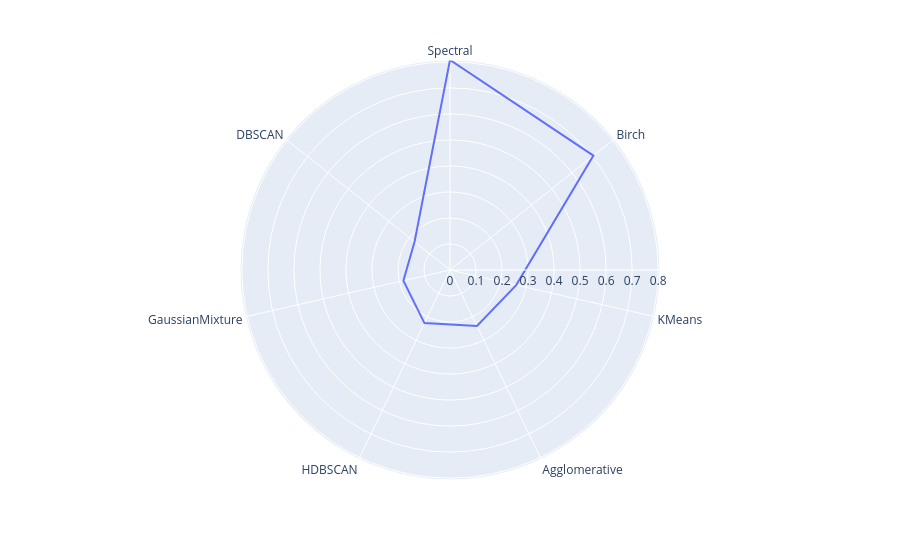

The notebook cell this image was saved under:
### Code cell
import plotly.express as px

fig = px.line_polar(
    comparison,
    r="Silhouette",
    theta="Algorithm",
    line_close=True
)

fig.show()

### Figure 1 — Plotly figure (JSON) as saved in the notebook; plotly's stock layout.template omitted (floating-point values rounded to 4 significant figures)
{"data": [{"hovertemplate": "Silhouette=%{r}<br>Algorithm=%{theta}<extra></extra>", "legendgroup": "", "line": {"color": "#636efa", "dash": "solid"}, "marker": {"symbol": "circle"}, "mode": "lines", "name": "", "r": [0.8073, 0.7051, 0.2611, 0.2389, 0.2266, 0.1838, 0.1743, 0.8073], "showlegend": false, "subplot": "polar", "theta": ["Spectral", "Birch", "KMeans", "Agglomerative", "HDBSCAN", "GaussianMixture", "DBSCAN", "Spectral"], "type": "scatterpolar"}], "layout": {"legend": {"tracegroupgap": 0}, "margin": {"t": 60}, "polar": {"angularaxis": {"direction": "clockwise", "rotation": 90}, "domain": {"x": [0, 1], "y": [0, 1]}}}}
